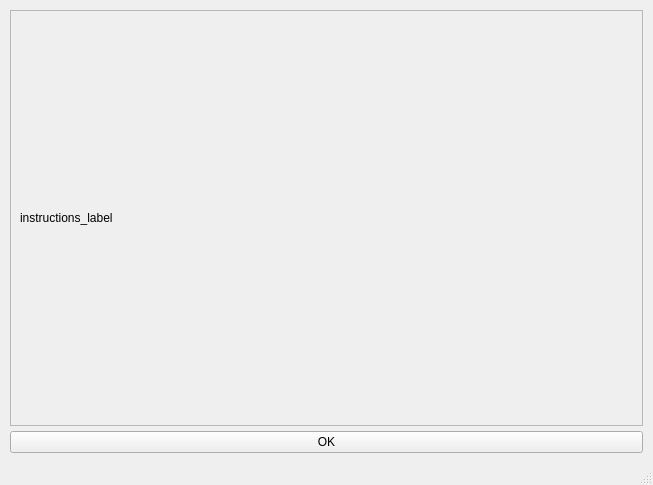
<?xml version="1.0" encoding="UTF-8"?>
<ui version="4.0">
 <class>Instructions</class>
 <widget class="QMainWindow" name="Instructions">
  <property name="geometry">
   <rect>
    <x>0</x>
    <y>0</y>
    <width>653</width>
    <height>485</height>
   </rect>
  </property>
  <property name="windowTitle">
   <string>MainWindow</string>
  </property>
  <widget class="QWidget" name="centralwidget">
   <layout class="QGridLayout" name="gridLayout">
    <property name="leftMargin">
     <number>10</number>
    </property>
    <property name="topMargin">
     <number>10</number>
    </property>
    <property name="rightMargin">
     <number>10</number>
    </property>
    <property name="bottomMargin">
     <number>10</number>
    </property>
    <property name="spacing">
     <number>5</number>
    </property>
    <item row="0" column="0">
     <widget class="QScrollArea" name="scrollArea">
      <property name="widgetResizable">
       <bool>true</bool>
      </property>
      <widget class="QWidget" name="scrollAreaWidgetContents">
       <property name="geometry">
        <rect>
         <x>0</x>
         <y>0</y>
         <width>631</width>
         <height>394</height>
        </rect>
       </property>
       <layout class="QGridLayout" name="gridLayout_2">
        <item row="0" column="0">
         <widget class="QLabel" name="label">
          <property name="text">
           <string>instructions_label</string>
          </property>
         </widget>
        </item>
       </layout>
      </widget>
     </widget>
    </item>
    <item row="1" column="0">
     <widget class="QPushButton" name="pushButton">
      <property name="text">
       <string>OK</string>
      </property>
     </widget>
    </item>
   </layout>
  </widget>
  <widget class="QMenuBar" name="menubar">
   <property name="geometry">
    <rect>
     <x>0</x>
     <y>0</y>
     <width>653</width>
     <height>21</height>
    </rect>
   </property>
  </widget>
  <widget class="QStatusBar" name="statusbar"/>
 </widget>
 <resources/>
 <connections/>
</ui>
